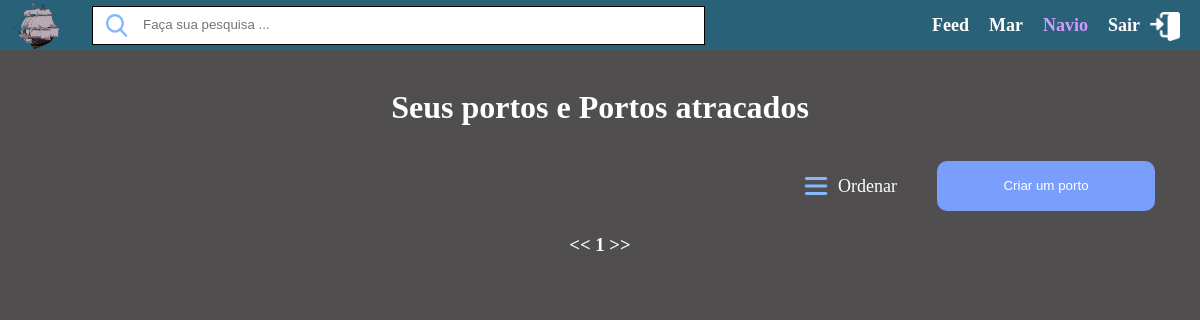
The page /portosUser.php?owner (signed in) on the database as committed earlier.
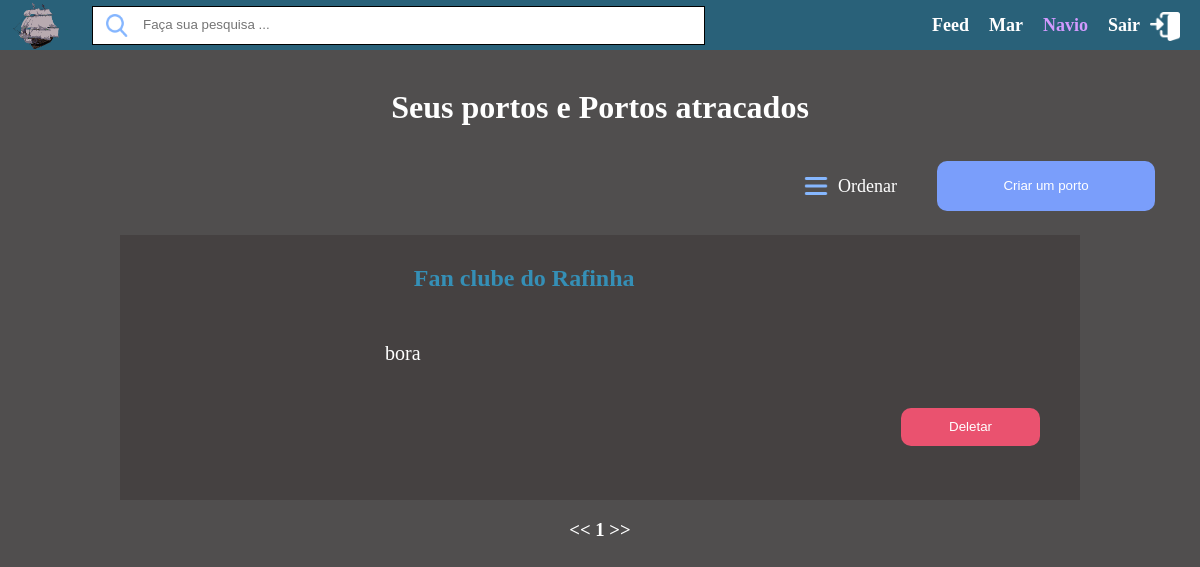
The same page on the database as committed later.
### tables this page shows
CREATE TABLE PORTO(
    codigo INTEGER NOT NULL,
    perfil INTEGER NOT NULL,
    nome VARCHAR(250) NOT NULL,
    descr VARCHAR(250) NOT NULL,
    img VARCHAR(250) NOT NULL DEFAULT 'https://upload.wikimedia.org/wikipedia/commons/a/ac/No_image_available.svg',
    ativo BOOLEAN NOT NULL DEFAULT 1 CHECK(ativo=1 OR ativo=0),
    PRIMARY KEY(codigo),
    FOREIGN KEY (perfil) REFERENCES PERFIL(codigo) 
);

### backend/infra/connection.php (called while the page is built, shortened)
<?php
    function db_connection(){
        $db=false;
        $db_type=false;
        if(preg_match("/localhost/","$_SERVER[HTTP_HOST]")){
            $db=new SQLite3("$_SERVER[DOCUMENT_ROOT]/backend/infra/dagama.db");
            $test=$db->exec("PRAGMA FOREIGN_KEYS=ON");
            $db_type='sqlite';
        }
        return ['db'=>$db,'db_type'=>$db_type];
    }
    function getUserPorto($user, $offset, $limit=10){
        $db_connection=db_connection();
        $db=$db_connection['db'];
        $db_type=$db_connection['db_type'];
        if($db){
            if($db_type=='sqlite'){
                $result=$db->query("
                select * from porto
                where
                    porto.ativo = 1 and
                    porto.perfil = $user
                limit $limit offset $offset");
                if($result) {
                    $results = [];
                    while ($row = $result->fetchArray()) {
                        array_push($results, $row);
                    }
                    return $results;
                }
                else return false;
            }
        }
        else exit;
    }
    function getTotalPorto(){
        $db_connection=db_connection();
        $db=$db_connection['db'];
        $db_type=$db_connection['db_type'];
        if($db){
            if($db_type=='sqlite'){
                $result=$db->query("select count(*) as total from porto where ativo=1");
                if($result){
                    return $result->fetchArray()['total'];
                }
                return false;
            }
        }
        else exit;
    }
?>

### portosUser.php (the view, shortened to what this page needs)
<!DOCTYPE html>
<html lang="pt-BR">
<head>
  <link rel="stylesheet" href="styles.css">
</head>
<body class="mar_porto">
<?php
  include './backend/infra/connection.php';
  if(isset($_SESSION['userid'])){
    $limit=10;
    $offset= isset($_GET['offset']) ? $_GET['offset']:0;
    $portos = 0;
    if(isset($_GET['owner'])){
      $portos = getUserPorto($_SESSION['userid'], $offset, $limit);
    } else {
      $portos = getAllPorto($_SESSION['userid'], true, $offset, $limit);
    }
    $total=getTotalPorto();
  }
  else {
    echo "<h2 align=center>Para ver este conteudo faça um cadastro no dagama!!!</h2>";
    header("refresh:1;url=index.php");
    die();
  }
?>
   <header class="header-main">
    <img class="header-icon" src="imgs/icon.png" alt="">
    <div class="header-searchBar">
      <img class="header-searchBar-icon" src="imgs/icons/search.png" alt="" srcset="">
      <input class="header-searchBar-input" type="text" placeholder="Faça sua pesquisa ..." />
    </div>
    <div class="header-links">
    <?php
      echo "<a class=\"header-links-a\" href=feed.php>Feed</a> ";
      echo "<a class=\"header-links-a\" href=mar.php>Mar</a> ";
      echo "<a class=\"header-links-a a-selected\" href=navio.php?user=$_SESSION[userid]>Navio</a> ";
      echo "<a class=\"header-links-a\" href=backend/logoff.php>Sair </a><img class=\"header-links-icon\" src=\"imgs/icons/sair.png\" alt=\"\">";
    ?>
    </div>
  </header>
  <main>
    <br>
    <div align=center>
      <h1>Seus portos e Portos atracados</h1>
      <div class="mar-top-row">
        <div class="order-btn"><img src="./imgs/icons/hamburger.png" class="order-btn-icon" alt="" srcset=""><p class="order-btn-txt">Ordenar</p></div>
        <button class="btn-create-porto"><a href="createPorto.php">Criar um porto</a></button>
      </div>
      <?php
        foreach($portos as $porto){
          echo "<div class=mar_porto>";
            echo "<div class=\"porto-icon\" style=\"background-image: url($porto[img])\"></div>";
            echo "<h2 class=mar_porto><a href=porto.php?porto=$porto[codigo]>$porto[nome]</a></h2>";
            echo "<div class=text-porto> <p class=mar_porto>$porto[descr] </p> </div>";
            if(!isset($_GET['owner'])){
              if($porto['participa']){
                echo "<div class=\"insert-interacao-participa\"> <p class=\"insert-interacao-entrar-text\">Participando</p></div>";
              } else {
                echo "<div class=\"insert-interacao-entrar\"> <p class=\"insert-interacao-entrar-text\">Entrar</p></div>";
              }
            } else {
              echo "<button class=\"insert-interacao-del\">Deletar</button>";
            }
          echo "</div>";
        }
      ?>
    </div>
  </main>
  <footer>
    <div align=center>
        <h3>
          <<
          <?php
            for ($page = 0; $page < ceil($total/$limit); $page++) {
              echo (($offset == $page*$limit) ? ($page+1) : "<a class=page-link href=\"".url("offset", $page*$limit)."\">".($page+1)."</a>")." \n";
            }
          ?>
          >>
       </h3>
    </div>
  </footer>
</body>
</html>

### styles.css (style rules this page uses)
:root { --laranja-color: #DB6624; --rosa-color: #ea526f; --azulClaro-color: #7A9EFB; --azulEscuro-color: #296179; --cinza-color: #454141; --white-color:white; --cinza2-color:#504E4E; --azulEscuro2-color: #358FB6; --roxoClaro-color:#D39AFF; --azulClaro2-color:#7ED8FF; }
body { margin: 0px; }
.header-main { display: flex; background-color: var(--azulEscuro-color); height: 100%; grid-area: h; }
.header-icon { width: 52px; height: 50px; align-self: center; margin-left: 10px; }
.header-searchBar { width: 611px; height: 37px; align-self: center; display: flex; margin-left: 30px; background-color: var(--white-color); border: 1px solid #000; }
.header-searchBar-icon { width: 22px; height: 23px; margin-top: 7px; margin-left: 13px; }
.header-searchBar-input { width: 500px; height: 30px; margin-left: 13px; margin-top: 2px; background-color: transparent; }
.header-searchBar-input, .header-searchBar-input:focus { outline: none; border: none; }
.header-links { display: flex; position: absolute; right: 0; align-self: center; margin-right: 20px; }
.header-links-a { font-size: 18px; color: var(--white-color); text-decoration: none; padding-inline: 10px; align-self: center; font-weight: bold; }
.a-selected { color: var(--roxoClaro-color); }
.header-links-icon { width: 30px; height: 29px; margin-top: 3px; align-self: center; }
body { background-color: var(--cinza2-color); color: var(--white-color); }
button, .arrowBack { background-color: transparent; border: none; margin-right: 30px; margin-top: 13px; width: 40px; height: 40px; }
div.mar_porto { background-color: var(--cinza-color); height: 265px; width: 80%; text-align: left; }
.porto-icon { width: 265px; height: 265px; background-position: center; background-size: cover; float: left; }
h2.mar_porto { padding-top: 30px; }
p.mar_porto { font-size: 20px; text-align: justify; width: 95%; }
body.mar_porto { background-color: var(--cinza2-color); }
.mar_porto>a { color: var(--azulEscuro2-color); text-decoration: none; margin-left: 3%; }
.text-porto { margin-left: 25%; text-align: left; margin-top: 50px; }
.mar-top-row { display: flex; margin-left: 67%; }
.order-btn { display: flex; margin-right: 40px; margin-top: 10px; align-items: center; }
.order-btn-icon { width: 24px; height: 24px; }
.order-btn-txt { margin-left: 10px; font-size: 18px; }
.btn-create-porto { width: 218px; height: 50px; background-color: var(--azulClaro-color); border-radius: 10px; }
.btn-create-porto a { text-decoration: none; color: #fff; }
main { height: 100%; grid-area: m; }
.insert-interacao-entrar, .insert-interacao-del, .insert-interacao-participa { position: relative; width: 139px; height: 38px; color: #fff; border-radius: 10px; border-width: 0px; float: right; margin-right: 40px; bottom: -10px; align-self: center; }
.insert-interacao-del { background-color: var(--rosa-color); }

Rows that differ between the two databases and show on the page:
added porto: nome "Fan clube do Rafinha", descr "bora"
